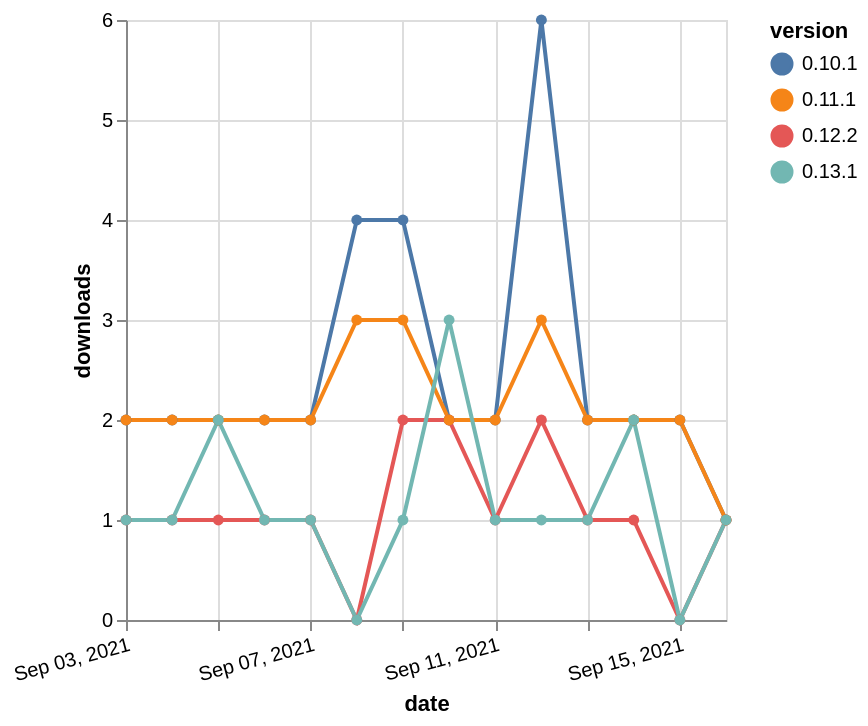

Here is the Vega-Lite specification saved for this chart:
### Vega-Lite specification from a JSON file in a GitHub repository (floating-point values rounded to 4 significant figures)
{"$schema": "https://vega.github.io/schema/vega-lite/v5.json", "description": "A simple bar chart with embedded data.", "data": {"values": [{"date": "2021-09-03", "total": 3245, "delta": 2, "version": "0.10.1"}, {"date": "2021-09-04", "total": 3247, "delta": 2, "version": "0.10.1"}, {"date": "2021-09-05", "total": 3249, "delta": 2, "version": "0.10.1"}, {"date": "2021-09-06", "total": 3251, "delta": 2, "version": "0.10.1"}, {"date": "2021-09-07", "total": 3253, "delta": 2, "version": "0.10.1"}, {"date": "2021-09-08", "total": 3257, "delta": 4, "version": "0.10.1"}, {"date": "2021-09-09", "total": 3261, "delta": 4, "version": "0.10.1"}, {"date": "2021-09-10", "total": 3263, "delta": 2, "version": "0.10.1"}, {"date": "2021-09-11", "total": 3265, "delta": 2, "version": "0.10.1"}, {"date": "2021-09-12", "total": 3271, "delta": 6, "version": "0.10.1"}, {"date": "2021-09-13", "total": 3273, "delta": 2, "version": "0.10.1"}, {"date": "2021-09-14", "total": 3275, "delta": 2, "version": "0.10.1"}, {"date": "2021-09-15", "total": 3277, "delta": 2, "version": "0.10.1"}, {"date": "2021-09-16", "total": 3278, "delta": 1, "version": "0.10.1"}, {"date": "2021-09-03", "total": 228, "delta": 1, "version": "0.12.2"}, {"date": "2021-09-04", "total": 229, "delta": 1, "version": "0.12.2"}, {"date": "2021-09-05", "total": 230, "delta": 1, "version": "0.12.2"}, {"date": "2021-09-06", "total": 231, "delta": 1, "version": "0.12.2"}, {"date": "2021-09-07", "total": 232, "delta": 1, "version": "0.12.2"}, {"date": "2021-09-08", "total": 232, "delta": 0, "version": "0.12.2"}, {"date": "2021-09-09", "total": 234, "delta": 2, "version": "0.12.2"}, {"date": "2021-09-10", "total": 236, "delta": 2, "version": "0.12.2"}, {"date": "2021-09-11", "total": 237, "delta": 1, "version": "0.12.2"}, {"date": "2021-09-12", "total": 239, "delta": 2, "version": "0.12.2"}, {"date": "2021-09-13", "total": 240, "delta": 1, "version": "0.12.2"}, {"date": "2021-09-14", "total": 241, "delta": 1, "version": "0.12.2"}, {"date": "2021-09-15", "total": 241, "delta": 0, "version": "0.12.2"}, {"date": "2021-09-16", "total": 242, "delta": 1, "version": "0.12.2"}, {"date": "2021-09-03", "total": 2293, "delta": 2, "version": "0.11.1"}, {"date": "2021-09-04", "total": 2295, "delta": 2, "version": "0.11.1"}, {"date": "2021-09-05", "total": 2297, "delta": 2, "version": "0.11.1"}, {"date": "2021-09-06", "total": 2299, "delta": 2, "version": "0.11.1"}, {"date": "2021-09-07", "total": 2301, "delta": 2, "version": "0.11.1"}, {"date": "2021-09-08", "total": 2304, "delta": 3, "version": "0.11.1"}, {"date": "2021-09-09", "total": 2307, "delta": 3, "version": "0.11.1"}, {"date": "2021-09-10", "total": 2309, "delta": 2, "version": "0.11.1"}, {"date": "2021-09-11", "total": 2311, "delta": 2, "version": "0.11.1"}, {"date": "2021-09-12", "total": 2314, "delta": 3, "version": "0.11.1"}, {"date": "2021-09-13", "total": 2316, "delta": 2, "version": "0.11.1"}, {"date": "2021-09-14", "total": 2318, "delta": 2, "version": "0.11.1"}, {"date": "2021-09-15", "total": 2320, "delta": 2, "version": "0.11.1"}, {"date": "2021-09-16", "total": 2321, "delta": 1, "version": "0.11.1"}, {"date": "2021-09-03", "total": 356, "delta": 1, "version": "0.13.1"}, {"date": "2021-09-04", "total": 357, "delta": 1, "version": "0.13.1"}, {"date": "2021-09-05", "total": 359, "delta": 2, "version": "0.13.1"}, {"date": "2021-09-06", "total": 360, "delta": 1, "version": "0.13.1"}, {"date": "2021-09-07", "total": 361, "delta": 1, "version": "0.13.1"}, {"date": "2021-09-08", "total": 361, "delta": 0, "version": "0.13.1"}, {"date": "2021-09-09", "total": 362, "delta": 1, "version": "0.13.1"}, {"date": "2021-09-10", "total": 365, "delta": 3, "version": "0.13.1"}, {"date": "2021-09-11", "total": 366, "delta": 1, "version": "0.13.1"}, {"date": "2021-09-12", "total": 367, "delta": 1, "version": "0.13.1"}, {"date": "2021-09-13", "total": 368, "delta": 1, "version": "0.13.1"}, {"date": "2021-09-14", "total": 370, "delta": 2, "version": "0.13.1"}, {"date": "2021-09-15", "total": 370, "delta": 0, "version": "0.13.1"}, {"date": "2021-09-16", "total": 371, "delta": 1, "version": "0.13.1"}]}, "width": "container", "mark": {"type": "line", "point": {"filled": true}}, "encoding": {"x": {"field": "date", "type": "temporal", "timeUnit": "yearmonthdate", "title": "date", "axis": {"labelAngle": -15}}, "y": {"field": "delta", "type": "quantitative", "title": "downloads"}, "color": {"field": "version", "type": "nominal"}, "tooltip": {"field": "delta"}}}
